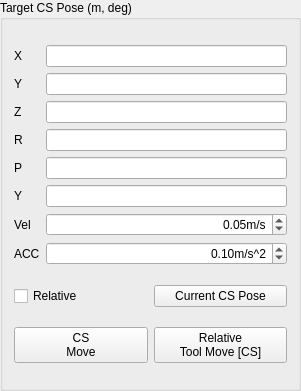
     <widget class="QGroupBox" name="groupBox_5">
      <property name="geometry">
       <rect>
        <x>10</x>
        <y>10</y>
        <width>301</width>
        <height>391</height>
       </rect>
      </property>
      <property name="title">
       <string>Target CS Pose (m, deg)</string>
      </property>
      <layout class="QHBoxLayout" name="horizontalLayout_3">
       <item>
        <layout class="QVBoxLayout" name="verticalLayout_4">
         <item>
          <layout class="QGridLayout" name="gridLayout_10">
           <item row="0" column="1">
            <layout class="QGridLayout" name="gridLayout_4">
             <item row="2" column="1">
              <widget class="QLineEdit" name="lineEdit_robotATargetX_3">
               <property name="enabled">
                <bool>true</bool>
               </property>
               <property name="alignment">
                <set>Qt::AlignRight|Qt::AlignTrailing|Qt::AlignVCenter</set>
               </property>
              </widget>
             </item>
             <item row="5" column="0">
              <widget class="QLabel" name="labelTargetX_6">
               <property name="text">
                <string>Y</string>
               </property>
              </widget>
             </item>
             <item row="4" column="0">
              <widget class="QLabel" name="labelTargetX_5">
               <property name="text">
                <string>P</string>
               </property>
              </widget>
             </item>
             <item row="3" column="0">
              <widget class="QLabel" name="labelTargetX_4">
               <property name="text">
                <string>R</string>
               </property>
              </widget>
             </item>
             <item row="2" column="0">
              <widget class="QLabel" name="labelTargetX_3">
               <property name="text">
                <string>Z</string>
               </property>
              </widget>
             </item>
             <item row="0" column="1">
              <widget class="QLineEdit" name="lineEdit_robotATargetX_1">
               <property name="enabled">
                <bool>true</bool>
               </property>
               <property name="alignment">
                <set>Qt::AlignRight|Qt::AlignTrailing|Qt::AlignVCenter</set>
               </property>
              </widget>
             </item>
             <item row="6" column="0">
              <widget class="QLabel" name="labelTargetVelocity">
               <property name="text">
                <string>Vel</string>
               </property>
              </widget>
             </item>
             <item row="1" column="0">
              <widget class="QLabel" name="labelTargetX_2">
               <property name="text">
                <string>Y</string>
               </property>
              </widget>
             </item>
             <item row="0" column="0">
              <widget class="QLabel" name="labelTargetX_1">
               <property name="text">
                <string>X</string>
               </property>
              </widget>
             </item>
             <item row="7" column="0">
              <widget class="QLabel" name="labelTargetAcceleration">
               <property name="text">
                <string>ACC</string>
               </property>
              </widget>
             </item>
             <item row="1" column="1">
              <widget class="QLineEdit" name="lineEdit_robotATargetX_2">
               <property name="enabled">
                <bool>true</bool>
               </property>
               <property name="alignment">
                <set>Qt::AlignRight|Qt::AlignTrailing|Qt::AlignVCenter</set>
               </property>
              </widget>
             </item>
             <item row="3" column="1">
              <widget class="QLineEdit" name="lineEdit_robotATargetX_4">
               <property name="enabled">
                <bool>true</bool>
               </property>
               <property name="alignment">
                <set>Qt::AlignRight|Qt::AlignTrailing|Qt::AlignVCenter</set>
               </property>
              </widget>
             </item>
             <item row="4" column="1">
              <widget class="QLineEdit" name="lineEdit_robotATargetX_5">
               <property name="enabled">
                <bool>true</bool>
               </property>
               <property name="alignment">
                <set>Qt::AlignRight|Qt::AlignTrailing|Qt::AlignVCenter</set>
               </property>
              </widget>
             </item>
             <item row="5" column="1">
              <widget class="QLineEdit" name="lineEdit_robotATargetX_6">
               <property name="enabled">
                <bool>true</bool>
               </property>
               <property name="alignment">
                <set>Qt::AlignRight|Qt::AlignTrailing|Qt::AlignVCenter</set>
               </property>
              </widget>
             </item>
             <item row="6" column="1">
              <widget class="QDoubleSpinBox" name="task_doubleSpinBox_CSvelRobotA">
               <property name="minimumSize">
                <size>
                 <width>100</width>
                 <height>0</height>
                </size>
               </property>
               <property name="alignment">
                <set>Qt::AlignRight|Qt::AlignTrailing|Qt::AlignVCenter</set>
               </property>
               <property name="suffix">
                <string>m/s</string>
               </property>
               <property name="decimals">
                <number>2</number>
               </property>
               <property name="maximum">
                <double>1.000000000000000</double>
               </property>
               <property name="singleStep">
                <double>0.100000000000000</double>
               </property>
               <property name="value">
                <double>0.050000000000000</double>
               </property>
              </widget>
             </item>
             <item row="7" column="1">
              <widget class="QDoubleSpinBox" name="task_doubleSpinBox_CSaccRobotA">
               <property name="minimumSize">
                <size>
                 <width>0</width>
                 <height>0</height>
                </size>
               </property>
               <property name="alignment">
                <set>Qt::AlignRight|Qt::AlignTrailing|Qt::AlignVCenter</set>
               </property>
               <property name="suffix">
                <string>m/s^2</string>
               </property>
               <property name="maximum">
                <double>4.000000000000000</double>
               </property>
               <property name="singleStep">
                <double>0.100000000000000</double>
               </property>
               <property name="value">
                <double>0.100000000000000</double>
               </property>
              </widget>
             </item>
            </layout>
           </item>
           <item row="0" column="2">
            <layout class="QGridLayout" name="gridLayout_11"/>
           </item>
          </layout>
         </item>
         <item>
          <layout class="QHBoxLayout" name="horizontalLayout_11">
           <item>
            <widget class="QCheckBox" name="checkBox_isrelativeRobotACS">
             <property name="text">
              <string>Relative</string>
             </property>
            </widget>
           </item>
           <item>
            <widget class="QPushButton" name="pushButton_setCurrentPoseRobotA">
             <property name="text">
              <string>Current CS Pose</string>
             </property>
            </widget>
           </item>
          </layout>
         </item>
         <item>
          <layout class="QHBoxLayout" name="horizontalLayout_6">
           <item>
            <widget class="QPushButton" name="pushButton_MoveRobotACS">
             <property name="text">
              <string>CS
Move</string>
             </property>
            </widget>
           </item>
           <item>
            <widget class="QPushButton" name="pushButton_MoveRobotRelativeToolFrame">
             <property name="text">
              <string>Relative
Tool Move [CS]</string>
             </property>
            </widget>
           </item>
          </layout>
         </item>
        </layout>
       </item>
      </layout>
     </widget>
